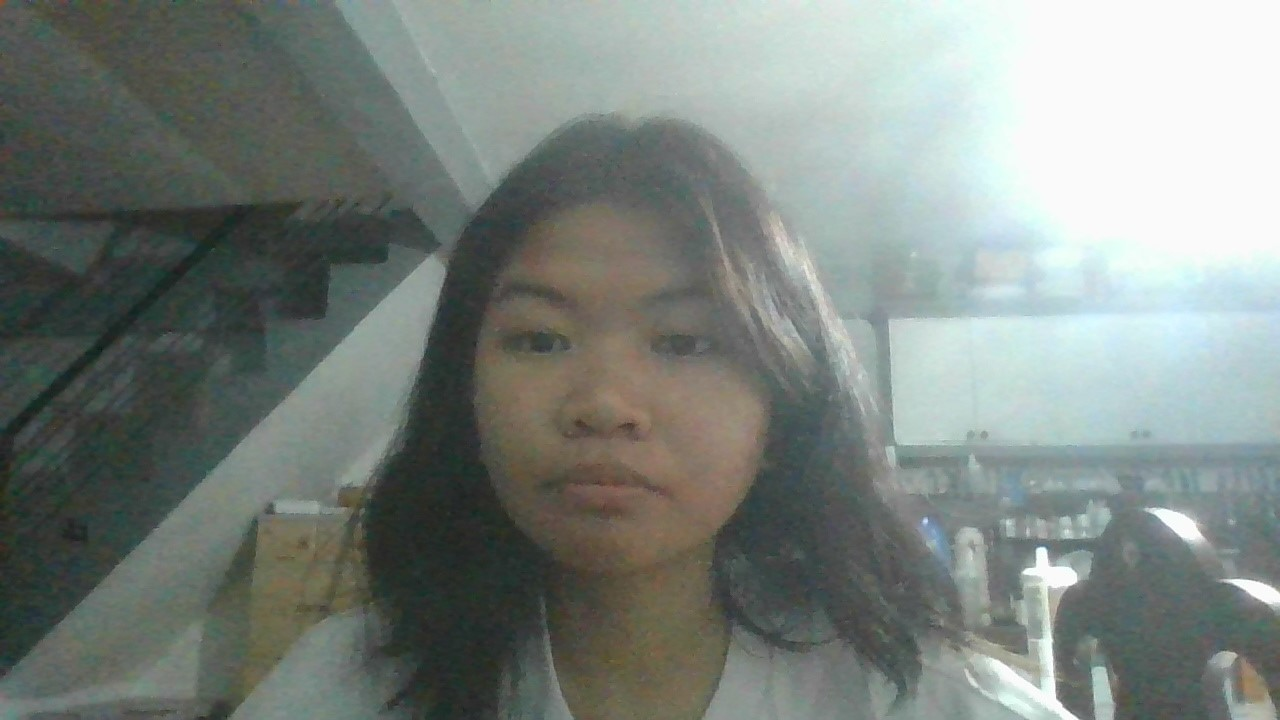
#> input picture Performing Face Recognition/images_test/Known/WIN_20250221_22_55_58_Pro.jpg, 1280 x 720 px
$ python final.py
#> lines starting #> are read from the running program, lines starting #| are printed output that depends on the picture; after the words box and inside, x2 and y2 are one past the last pixel; in counts of white or black regions, pixels touching at a corner belong together
import cv2
import numpy as np
import os

# Load the trained model
model = cv2.face.LBPHFaceRecognizer_create()
model.read("model_f.yml")
label_dict = np.load("label_dict.npy", allow_pickle=True).item()
#> (reads Performing Face Recognition/label_dict.npy from the repository)
face_cascade = cv2.CascadeClassifier('haarcascade_frontalface_default.xml')

test_path = "images_test"
confidence_threshold = 0.0  # Adjust this threshold as needed
correct_recognitions = 0
total_tests = 0

for person_name in os.listdir(test_path):
    person_path = os.path.join(test_path, person_name)
    if not os.path.isdir(person_path):
        continue

    for image_name in os.listdir(person_path):
        image_path = os.path.join(person_path, image_name)
        img = cv2.imread(image_path, cv2.IMREAD_GRAYSCALE)
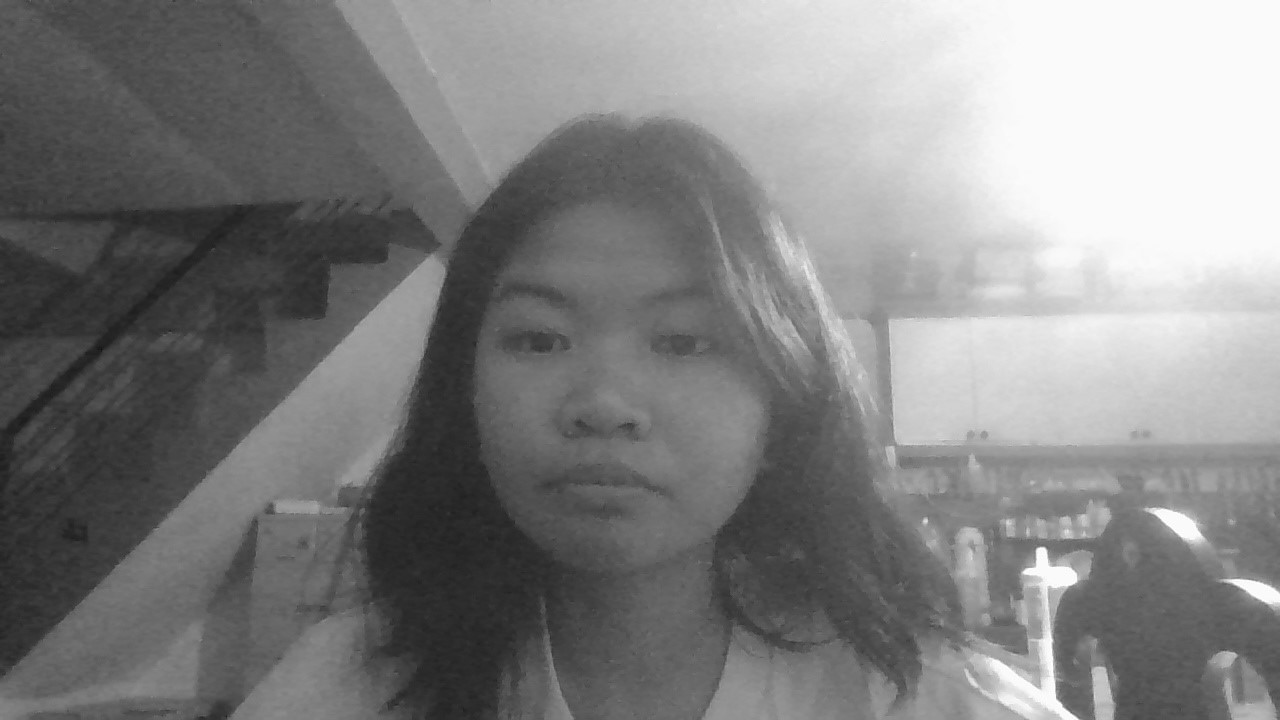
#> img: shape (720, 1280); min 14, max 255, mean 129.6
        if img is None:
            continue
        img = cv2.resize(img, (200, 200))
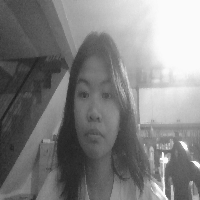
#> img: shape (200, 200); min 25, max 254, mean 129.5

        predicted_label, confidence = model.predict(img)
#> predicted_label = 0; confidence = 0

        if confidence > confidence_threshold:
            predicted_name = "unknown_person"
        else:
            predicted_name = [name for name, label in label_dict.items() if label == predicted_label][0]
#> predicted_name = 'Jhill'

        if person_name == predicted_name:
            correct_recognitions += 1

        total_tests += 1
        print(f"Test Image: {image_name}, Actual: {person_name}, Predicted: {predicted_name}, Confidence: {confidence:.2f}")
#| Test Image: WIN_20250221_22_55_58_Pro.jpg, Actual: Known, Predicted: Jhill, Confidence: 0.00

accuracy = (correct_recognitions / total_tests) * 100 if total_tests > 0 else 0
print(f"\nFinal Accuracy: {accuracy:.2f}% ({correct_recognitions}/{total_tests} correct recognitions)")

# Real-time recognition
camera = cv2.VideoCapture(0)

while True:
    ret, img = camera.read()
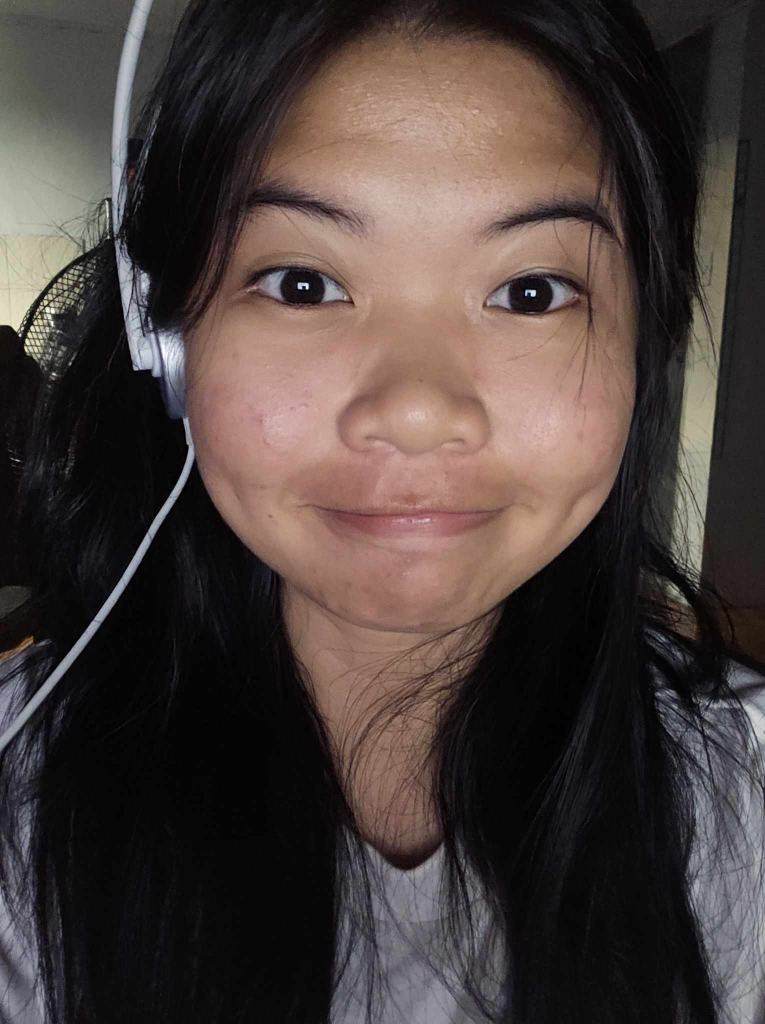
#> input picture Performing Face Recognition/face_train/Jhill/1.jpg, 1530 x 2048 px, given in place of the camera (shown at 1/2 size)
#> img is the input picture: shape (2048, 1530, 3); mean B, G, R 59.1, 62.6, 74
    if not ret:
        break

    gray = cv2.cvtColor(img, cv2.COLOR_BGR2GRAY)
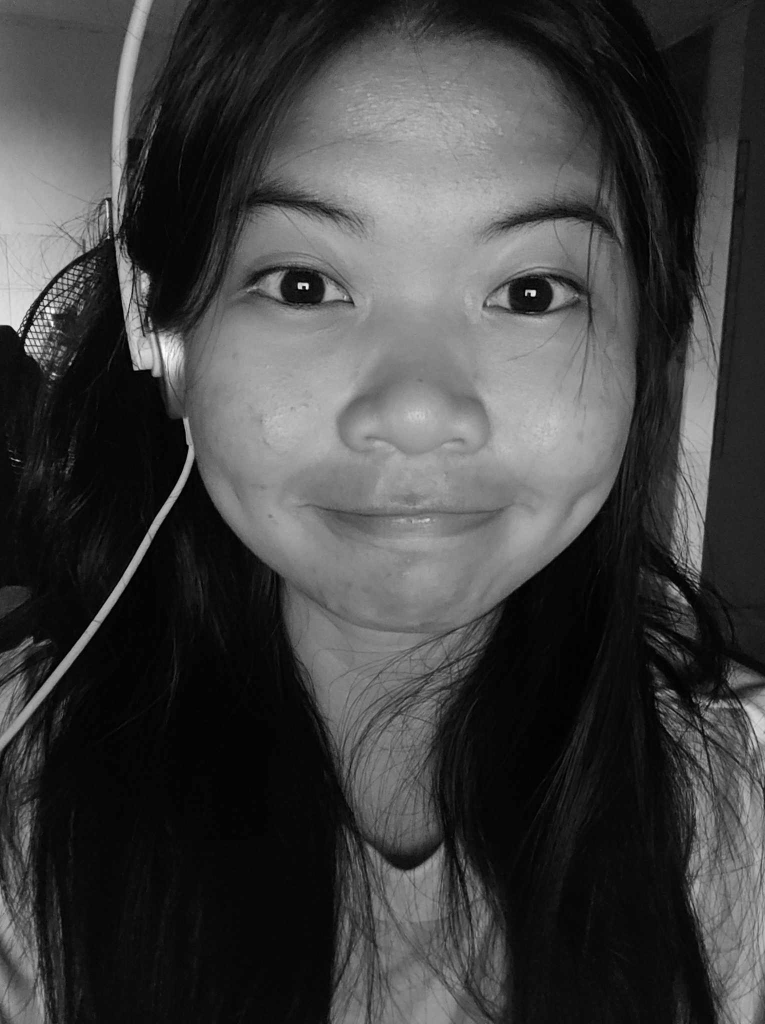
#> gray: shape (2048, 1530) (shown at 1/2 size); min 0, max 255, mean 65.6
    faces = face_cascade.detectMultiScale(gray, 1.3, 5)
#> faces = [[298, 193, 1081, 1081]]

    for (x, y, w, h) in faces:
        face_roi = gray[y:y+h, x:x+w]
        face_roi = cv2.resize(face_roi, (200, 200))

        predicted_label, confidence = model.predict(face_roi)

        if confidence == confidence_threshold:
            predicted_name = "Jhill"
        else:
            predicted_name = [name for name, label in label_dict.items() if label == predicted_label][0]

        cv2.putText(img, f"{predicted_name}, {confidence:.2f}", (x, y - 10),
                    cv2.FONT_HERSHEY_SIMPLEX, 1, (255, 0, 0), 2)
        cv2.rectangle(img, (x, y), (x + w, y + h), (255, 0, 0), 2)
#> this loop made 1 pass
#> (x, y, w, h, predicted_label, confidence, predicted_name) on pass 1: (298, 193, 1081, 1081, 0, 79.59, 'Jhill')
#> pass 1, `face_roi = gray[y:y+h, x:x+w]`:
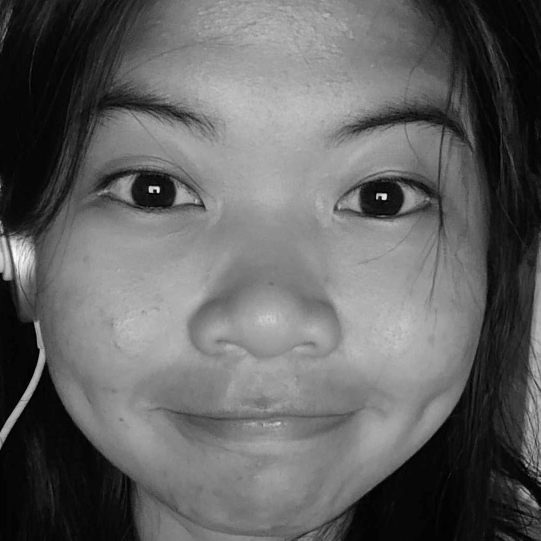
#> face_roi: shape (1081, 1081) (shown at 1/2 size); min 0, max 255, mean 98.8
#> pass 1, `face_roi = cv2.resize(face_roi, (200, 200))`:
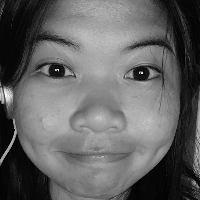
#> face_roi: shape (200, 200); min 0, max 252, mean 98.7
#> after the loop:
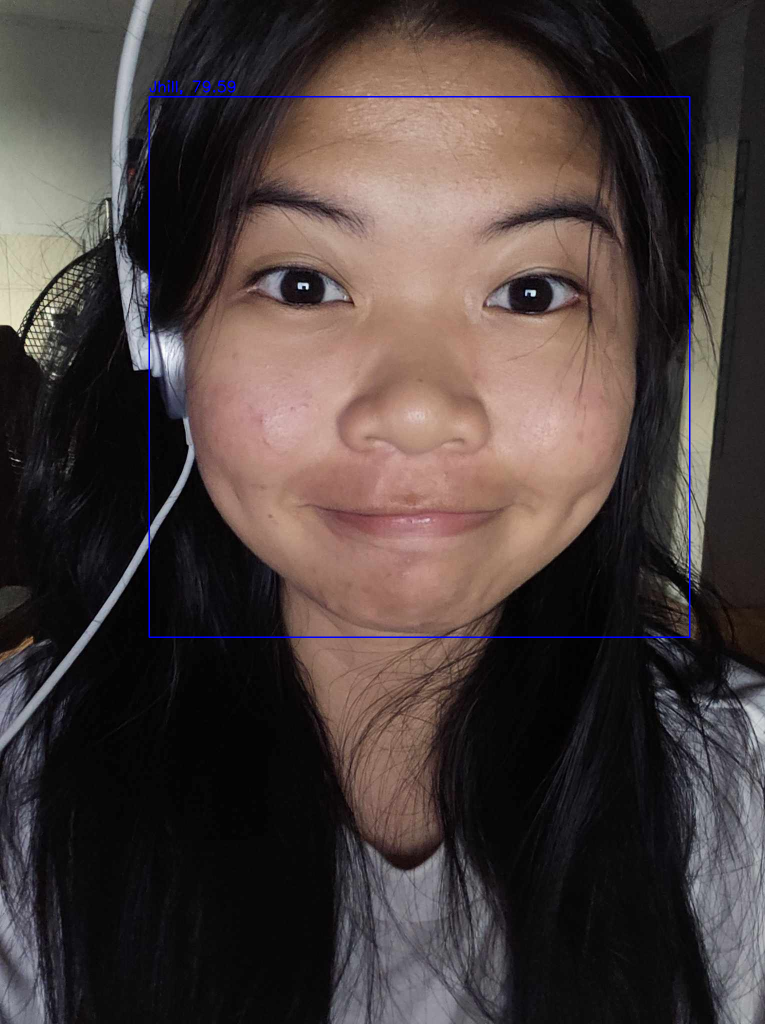
#> img: shape (2048, 1530, 3) (shown at 1/2 size); 0.45% of pixels changed, all inside (x1, y1, x2, y2) = (297, 160, 1381, 1276)

    cv2.imshow("Recognizing face...", img)
    if cv2.waitKey(1) & 0xFF == ord("q"):
#> (key q is pressed here)
        break

camera.release()
cv2.destroyAllWindows()
